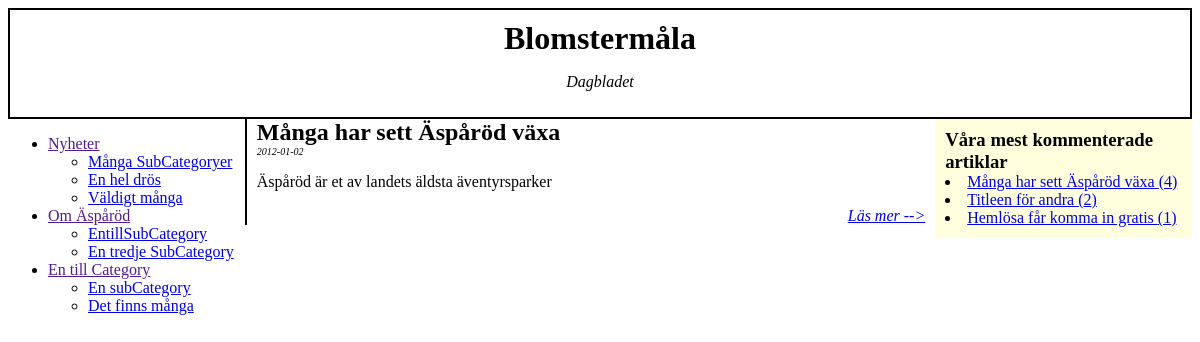
Page /index.php?cat=6 on the committed database.
### tables this page shows
create table Sub_Category
(SubCategoryID     int NOT NULL,
 SubCategoryname	varchar(50),
 CategoryID			int NOT NULL,
 primary key (SubCategoryID),
 foreign key (CategoryID) references Category(CategoryID));

create table Category
(CategoryID     int NOT NULL,
 Categoryname	varchar(50),
 primary key (CategoryID));

create table Article
(Title			varchar(100),
 Preamble     		varchar(200),
 Content     		text,
 Date			date,
 ArticleID		int NOT NULL,
 SubCategoryID	int NOT NULL,
 primary key (ArticleID),
 foreign key (SubCategoryID) references Sub_Category(SubCategoryID));

### index.php (the view, shortened to what this page needs)
<?php
  include('db.php');
?>
<!DOCTYPE html>
<html>
  <head>
    <link type="text/css" rel="stylesheet" href="blad.css" />
  </head>
	<body>
	<div id="toplogo">
		<h1>Blomstermåla</h1>
		<p>Dagbladet</p>
	</div>
	<div id="lnav">
	<?php
    $sql = "select Categoryname, SubCategoryname, SubCategoryID from Category inner join Sub_Category on Sub_Category.CategoryID=Category.CategoryID order by Category.CategoryID";
    $result = mysqli_query($link, $sql);
$owner = "";
echo("<ul>\n");
while ($row = mysqli_fetch_array($result))
{
	if (($row[0]!=$owner) && ($owner!="")){
			echo("\t</ul>\n</li>\n");
		}
	if ($row[0]!=$owner){
		echo('<li><a href="">'.$row[0]."</a>\n\t<ul>\n");
		$owner=$row[0];
	}
	echo('<li><a href="index.php?cat='.$row[2].'">'.$row[1].'</a></li>');
}
echo("\t</ul>\n</li>\n");
echo("</ul>\n");
?>
	</div>
	<div id="rightsplash">
		<h3>Våra mest kommenterade artiklar</h3>
		<?php
$sql = "select Article.ArticleID, Article.Date, Article.Title, count(Comment.ArticleID) as NumberOfComments from Comment left join Article on Comment.ArticleID=Article.ArticleID group by Title order by NumberOfComments desc limit 3";
$result = mysqli_query($link, $sql);
while ($row = mysqli_fetch_array($result))
{
	echo('<li><a href="webbArticle.php?ArtID='.$row[0].'">'.$row[2].' ('.$row[3].')</a></li>');
}
?>
	</div>
	<div id="content">
				<?php
$cat = $_GET['cat'];
if ($cat==null)
{
$sql = "select Title, Preamble, Date, ArticleID from Article order by ArticleID desc limit 5";
}
else
{
$sql = "select Title, Preamble, Date, ArticleID from Article where SubCategoryID='$cat'";
}
$result = mysqli_query($link, $sql);
while ($row = mysqli_fetch_array($result))
{
	echo('<div class="newsitem">');
	echo("\t\t<h2>".$row[0]."</h2>\n");
	echo('<h3>'.$row[2].'</h3>');
	echo('<p class="Preamble">'.$row[1].'</p>');
	echo('<a href="webbArticle.php?ArtID='.$row[3].'">Läs mer --></a>');
	echo('</div>');
}
?>
	</div>
	</body>
</html>

### blad.css (style rules this page uses)
h1, h2, h3, h4 { margin: 0px; }
#toplogo { border: solid black 2px; padding: 10px; text-align: center; }
#toplogo p { font-style: italic; }
#lnav { float: left; width: 20%; }
#rightsplash { float: right; width: 20%; padding: 10px; background-color: #FFD; margin-left: 10px; margin-bottom: 10px; }
#content { margin-left: 20%; padding-left: 10px; border-left: solid black 2px; }
.newsitem h3 { font-weight: normal; font-size: 10px; font-style: italic; }
.newsitem a { display: block; text-align: right; font-style: italic; }

### rows in the picture
sub_category: CategoryID.Categoryname "Nyheter", SubCategoryname "Många SubCategoryer"
sub_category: SubCategoryname "En hel drös"
sub_category: SubCategoryname "Väldigt många"
sub_category: CategoryID.Categoryname "Om Äspåröd", SubCategoryname "EntillSubCategory"
sub_category: SubCategoryname "En tredje SubCategory"
sub_category: CategoryID.Categoryname "En till Category", SubCategoryname "En subCategory"
sub_category: SubCategoryname "Det finns många"
article: Title "Många har sett Äspåröd växa", row "4", Date "2012-01-02", Preamble "Äspåröd är et av landets äldsta äventyrsparker"
article: Title "Titleen för andra", row "2"
article: Title "Hemlösa får komma in gratis", row "1"
